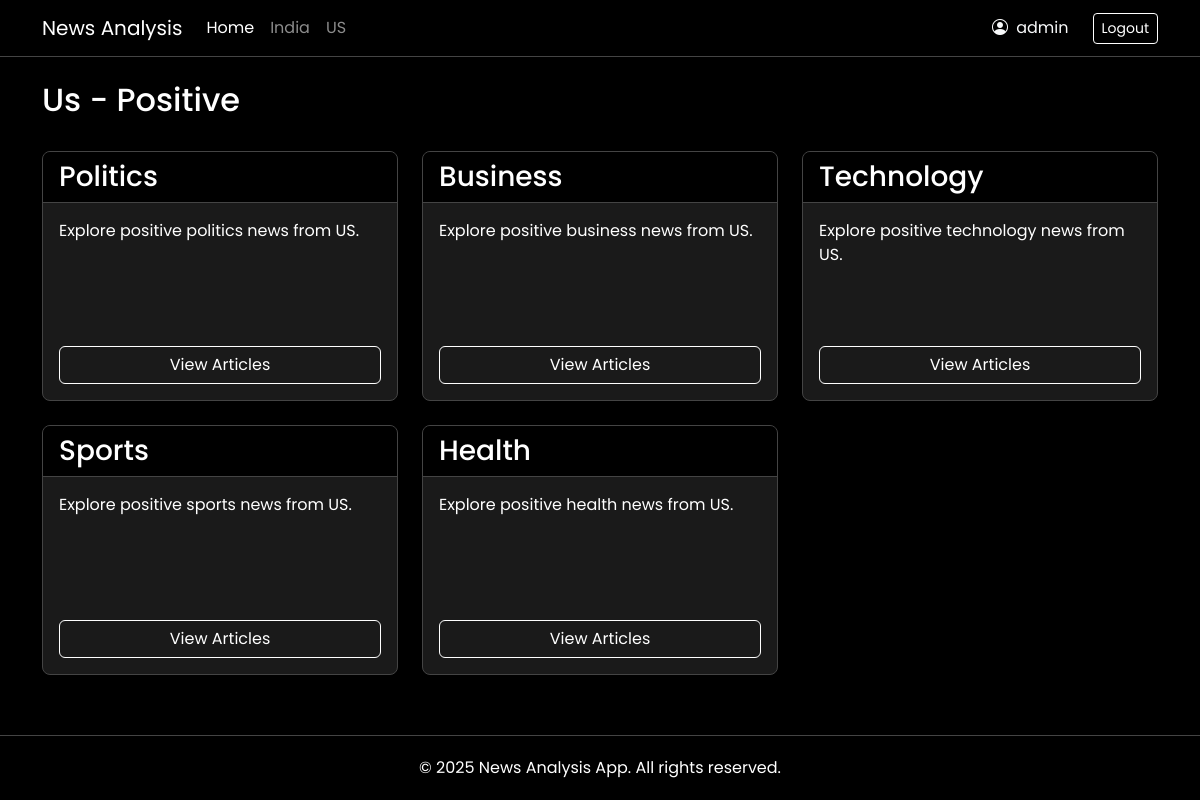
Screenshot of /us/positive/ (signed in) with the database file from the repository.
### newsapp/models.py (models this page shows, shortened)
class Region(models.Model):
    name = models.CharField(max_length=20, choices=REGION_CHOICES, unique=True)
    def __str__(self):
        return self.name

class Sentiment(models.Model):
    name = models.CharField(max_length=3, choices=SENTIMENT_CHOICES)
    region = models.ForeignKey(Region, on_delete=models.CASCADE, related_name='sentiments')

class Category(models.Model):
    name = models.CharField(max_length=50)
    sentiment = models.ForeignKey(Sentiment, on_delete=models.CASCADE, related_name='categories')

### newsapp/views.py (the view)
# urls.py: path('<str:region_name>/<str:sentiment_name>/', views.sentiment_view, name='sentiment'),
def sentiment_view(request, region_name, sentiment_name):
    region = get_object_or_404(Region, name=region_name.upper())
    sentiment_map = {'positive': 'POS', 'negative': 'NEG', 'neutral': 'NEU'}
    sentiment_code = sentiment_map.get(sentiment_name.lower())
    sentiment = get_object_or_404(Sentiment, region=region, name=sentiment_code)
    categories = Category.objects.filter(sentiment=sentiment)
    context = {
        'region': region,
        'sentiment': sentiment,
        'categories': categories,
    }
    return render(request, 'sentiment.html', context)

### newsapp/templates/sentiment.html
{% extends "base.html" %}
{% block content %}
<div class="row mb-4">
  <div class="col-md-12">
    <h2>{{ region.name.capitalize }} - {{ sentiment.get_name_display.capitalize }}</h2>
  </div>
</div>
{% if categories %}
  <div class="row">
    {% for category in categories %}
      <div class="col-md-4 mb-4">
        <div class="card news-card">
          <div class="card-header">
            <h3 class="mb-0">{{ category.name }}</h3>
          </div>
          <div class="card-body d-flex flex-column">
            <p class="card-text">Explore {{ sentiment.get_name_display|lower }} {{ category.name|lower }} news from {{ region }}.</p>
            <div class="d-grid mt-auto">
              <a href="{% url 'category' region.name.lower sentiment.get_name_display|lower category.name|lower %}" class="btn btn-outline-light">
                View Articles
              </a>
            </div>
          </div>
        </div>
      </div>
    {% endfor %}
  </div>
{% else %}
  <div class="alert alert-info">
    <p>No categories found for {{ sentiment.get_name_display|lower }} news from {{ region }}.</p>
  </div>
{% endif %}
{% endblock %}

### newsapp/templates/navbar.html (shortened to what this page needs)
<nav class="navbar navbar-expand-lg navbar-dark" style="background-color: #000000; border-bottom: 1px solid #444444;">
  <div class="container">
    <a class="navbar-brand" href="{% url 'home' %}">
      News Analysis
    </a>
    <div class="collapse navbar-collapse" id="navbarSupportedContent">
      <ul class="navbar-nav me-auto mb-2 mb-lg-0">
        <li class="nav-item">
          <a class="nav-link active" aria-current="page" href="{% url 'home' %}">Home</a>
        </li>
        {% if user.is_authenticated %}
          <li class="nav-item">
            <a class="nav-link" href="{% url 'region' 'india' %}">India</a>
          </li>
          <li class="nav-item">
            <a class="nav-link" href="{% url 'region' 'us' %}">US</a>
          </li>
        </ul>
        <div class="d-flex">
      {% endif %}
        {% if user.is_authenticated %}
          <div class="d-flex align-items-center me-3">
            <span class="text-light me-2"><i class="bi bi-person-circle me-1"></i> {{ user.username }}</span>
          </div>
          <a class="btn btn-outline-light btn-sm" href="{% url 'logout' %}">Logout</a>
        {% endif %}
      </div>
    </div>
  </div>
</nav>

### newsapp/templates/base.html (style rules this page uses)
:root { --primary-color: #000000; --secondary-color: #1a1a1a; --accent-color: #333333; --text-color: #ffffff; --border-color: #444444; --success-color: #000000; --danger-color: #000000; --neutral-color: #000000; --hover-color: #333333; }
body { min-height: 100vh; display: flex; flex-direction: column; font-family: 'Poppins', sans-serif; background-color: #000000; color: #ffffff; }
.card { background-color: var(--secondary-color); border: 1px solid var(--border-color); border-radius: 8px; height: 100%; transition: transform 0.2s, box-shadow 0.2s; color: #ffffff; }
.card-header { background-color: var(--primary-color); border-bottom: 1px solid var(--border-color); font-weight: 500; color: #ffffff; }
.btn-outline-light { border-color: white; color: white; }
.news-card { height: 250px; overflow: hidden; }
a { color: #ffffff; text-decoration: none; }
h1, h2, h3, h4, h5, h6, p { color: #ffffff; }

### rows the page displays
Region: name "Us", name "US"
Sentiment: name "Positive", name "positive"
Category: name "Politics", name "politics"
Category: name "Business", name "business"
Category: name "Technology", name "technology"
Category: name "Sports", name "sports"
Category: name "Health", name "health"

### other values shown
{{ user.username }} "admin"
